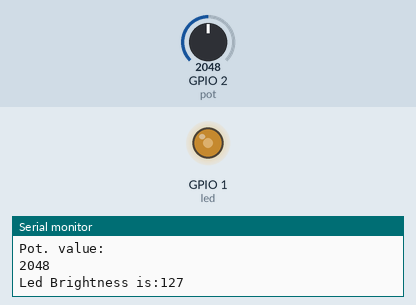
A sketch run on a simulated ESP32. On the bench: output pins drawn as LEDs (lit = HIGH), the last lines printed to the serial monitor. Inputs (shaded band) come from the test bench; at power-on: GPIO 2 (pot) = 2048.

Above: at 1.2 s.
1.3 s: GPIO 2 (pot) set to 2866
At 1.7 s:
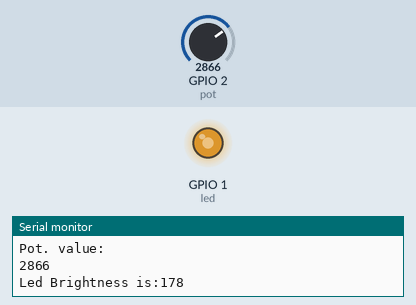
2.9 s: GPIO 2 (pot) set to 3603
At 4.2 s:
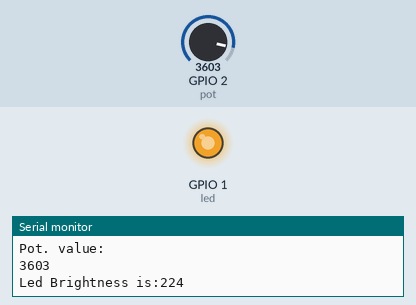
4.5 s: GPIO 2 (pot) set to 491
At 5.5 s:
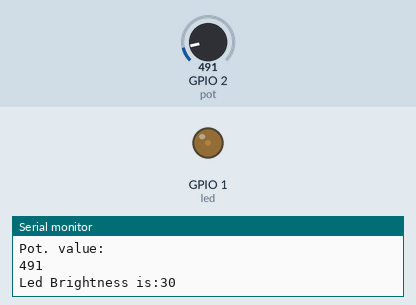
6.1 s: GPIO 2 (pot) set to 0
At 6.8 s:
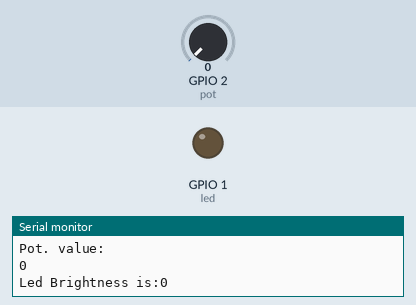
7.7 s: GPIO 2 (pot) set to 2047
At 8.2 s:
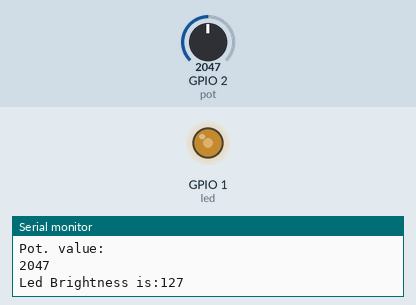
Timing chart, 0 to 10.3 s (numbered marks = the images above; inputs shaded):
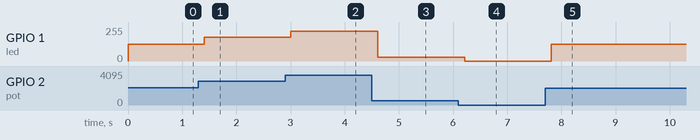

The sketch:

potentiometer.ino
```cpp
// Pin number of the LED
const int led = 1; // which is Digital pin D0 in GLYPH-C3

// Pin number of the Potentiometer
const int pot = 2; //, which is Analog pin A1 in GLYPH-C3

// Setting PWM Properties like Frequency and Resolution
const int freq = 5000; // LEDC PWM channel’s Frequency Range is 10 Hz - 40 MHz.So, set a Frequency value in this range

const int resolution = 8; // The Default Resolution for LEDC PWM is 8 bits

void setup()
{
// Initialize the Serial Monitor Baud Rate as 115200 (you can also set it to 9600)
Serial.begin(115200);

pinMode(led, OUTPUT); // Set LED to be an output pin
pinMode(pot, INPUT); // Set Potentiometer to be an input pin

// Setting up the LEDC pin with the PWM Properties and Attaching this pin to ADC Channel 0, where the Potentiometer is connected
ledcAttachChannel(led,freq,resolution,0);
}

void loop()
{
// Read the Analog input voltage between 0 V and 3.3 V from the Potentiometer and map it into corresponding integer values between 0 and 4095 using C3's 12-bit ADC8
int potvalue = analogRead(pot);

// Changing the Potentiometer's ADC range from 0 -4095  to the LED PWM duty cycle range 0 - 255 (As we are using 8-bit resolution for PWM) using the equation (255.0/4095.0)*potvalue
int brightness = (255.0/4095.0)*potvalue;

ledcWrite(led, brightness); // Changing the LED brightness by setting the above PWM Duty cycle
Serial.println("Pot. value: ");
Serial.println(potvalue);
// Print the LED brightness value onto Serial Monitor
Serial.print("Led Brightness is:");
Serial.println(brightness);
delay(200);
}
```

Measured:
- after the input at 1.3 s, GPIO 1 (led): 127/255 → 177/255 after 0.10 s
- after the input at 2.9 s, GPIO 1 (led): 177/255 → 223/255 after 0.11 s
- after the input at 4.5 s, GPIO 1 (led): 223/255 → 30/255 after 0.11 s
- after the input at 6.1 s, GPIO 1 (led): 30/255 → 0/255 after 0.11 s
- after the input at 7.7 s, GPIO 1 (led): 0/255 → 127/255 after 0.12 s
